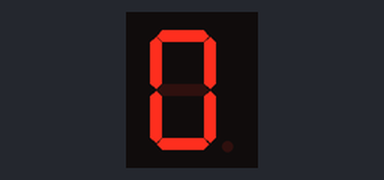
Bench run of a sketch on a simulated Arduino Uno, built with avr-gcc and run on an emulated ATmega328P. Parts: 1-digit seven-segment display. Wiring (inferred from the names in the program): 1-digit 7-segment display, segments lit when HIGH: segments pin 12, pin 13, pin 8, pin 7, pin 6, pin 11, pin 10, pin 9. The segment pins are drawn as the display they are named for.

Above: at 0.1 s.
At 4.1 s:
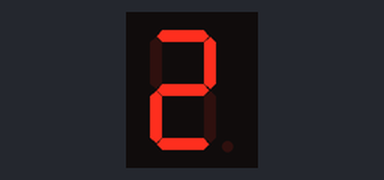
At 8.1 s:
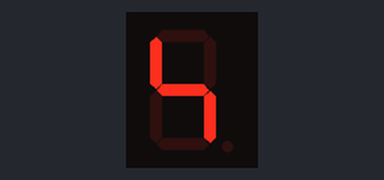
At 10.1 s:
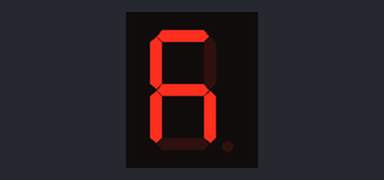
At 26.1 s:
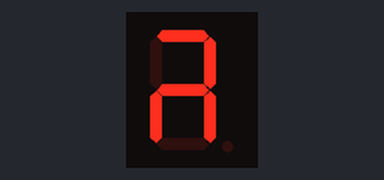
At 38.1 s:
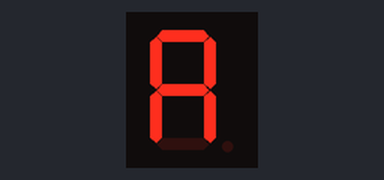

The sketch:

numbers_from_0_to_9_arduino.ino
```cpp
// C++ code
//
const int a = 12, b = 13;
const int c = 8,d = 7;
const int e = 6,f = 11;
const int dp = 9, g = 10;
void setup()
{
  for(int LED_pin = 6; LED_pin<= 13; LED_pin++){
    pinMode(LED_pin, OUTPUT);}
  //aici am configurat toti pinii care sunt conectati
  //la niste leduri si ca sa nu mai stam sa configuram pe fiecare
  //ca iesiri am facut un for care sa treaca prin fiecare
  //si sa seteze
}

void loop()
{
  digital_0();delay(2000); // Wait for 1000 millisecond(s)
  digital_1(); delay(2000); // Wait for 1000 millisecond(s)
  digital_2();delay(2000);
  digital_3();delay(2000);
  digital_4();delay(2000);
  digital_5();delay(2000);
  digital_6();delay(2000);
  digital_7(); delay(2000);
  digital_8();delay(2000);
  digital_9();delay(2000);
}
void digital_0(void){
  digitalWrite(a,HIGH); digitalWrite(b,HIGH);digitalWrite(c,HIGH);
  digitalWrite(d,HIGH); digitalWrite(e,HIGH);digitalWrite(f,HIGH);
  digitalWrite(g,LOW);digitalWrite(dp,LOW);}
void digital_1(void){
  digitalWrite(a,LOW); digitalWrite(b,HIGH);digitalWrite(c,HIGH);
  digitalWrite(d,LOW); digitalWrite(e,LOW);digitalWrite(f,LOW);
  digitalWrite(g,LOW);digitalWrite(dp,LOW);}
void digital_2(void){
  digitalWrite(a,HIGH); digitalWrite(b,HIGH);digitalWrite(c,LOW);
  digitalWrite(d,HIGH); digitalWrite(e,HIGH);digitalWrite(f,LOW);
  digitalWrite(g,HIGH);digitalWrite(dp,LOW);}
void digital_3(void){
  digitalWrite(a,HIGH); digitalWrite(b,HIGH);digitalWrite(c,HIGH);
  digitalWrite(d,LOW); digitalWrite(e,HIGH);digitalWrite(f,LOW);
  digitalWrite(g,HIGH);digitalWrite(dp,LOW);}
void digital_4(void){
  digitalWrite(a,LOW); digitalWrite(b,LOW);digitalWrite(c,HIGH);
  digitalWrite(d,LOW); digitalWrite(e,LOW);digitalWrite(f,HIGH);
  digitalWrite(g,HIGH);digitalWrite(dp,LOW);}
void digital_5(void){
  digitalWrite(a,HIGH); digitalWrite(b,LOW);digitalWrite(c,HIGH);
  digitalWrite(d,LOW); digitalWrite(e,HIGH);digitalWrite(f,HIGH);
  digitalWrite(g,HIGH);digitalWrite(dp,LOW);}
void digital_6(void){
  digitalWrite(a,HIGH); digitalWrite(b,LOW);digitalWrite(c,HIGH);
  digitalWrite(d,HIGH); digitalWrite(e,HIGH);digitalWrite(f,HIGH);
  digitalWrite(g,HIGH);digitalWrite(dp,LOW);}
void digital_7(void){
  digitalWrite(a,HIGH); digitalWrite(b,HIGH);digitalWrite(c,HIGH);
  digitalWrite(d,LOW); digitalWrite(e,LOW);digitalWrite(f,LOW);
  digitalWrite(g,LOW);digitalWrite(dp,LOW);}
void digital_8(void){
  digitalWrite(a,HIGH); digitalWrite(b,HIGH);digitalWrite(c,HIGH);
  digitalWrite(d,HIGH); digitalWrite(e,HIGH);digitalWrite(f,HIGH);
  digitalWrite(g,HIGH);digitalWrite(dp,LOW);}
void digital_9(void){
  digitalWrite(a,HIGH); digitalWrite(b,HIGH);digitalWrite(c,HIGH);
  digitalWrite(d,LOW); digitalWrite(e,HIGH);digitalWrite(f,HIGH);
  digitalWrite(g,HIGH);digitalWrite(dp,LOW);}
```

Measured:
- what the display in image 1 shows lasts 2.0 s, from 4.0 s to 6.0 s
